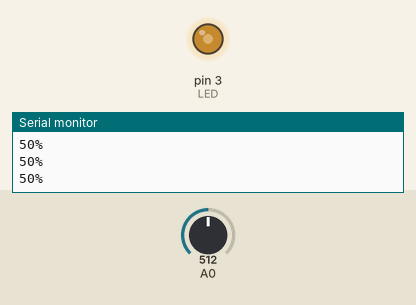
This sketch was run on a simulated Arduino Uno, built with avr-gcc and run on an emulated ATmega328P. On the bench: output pins drawn as LEDs (lit = HIGH), the last lines printed to the serial monitor. The test bench sets the inputs (shaded band); at power-on: A0 = 512.

Above: at 1.2 s.
1.3 s: A0 set to 716
At 2.5 s:
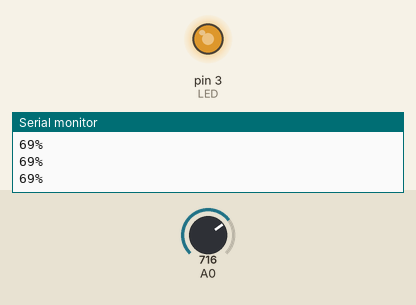
2.8 s: A0 set to 900
At 4.0 s:
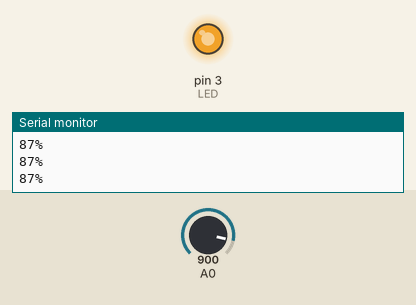
4.3 s: A0 set to 122
At 5.5 s:
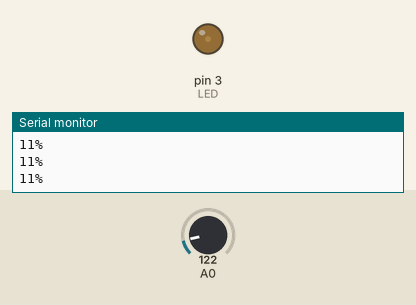
5.8 s: A0 set to 0
At 7.0 s:
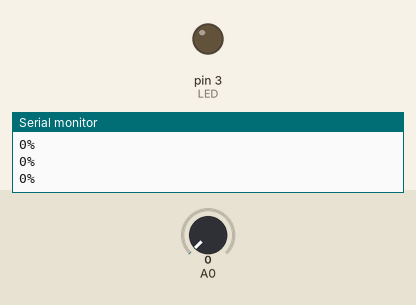
7.3 s: A0 set to 511
At 8.0 s:
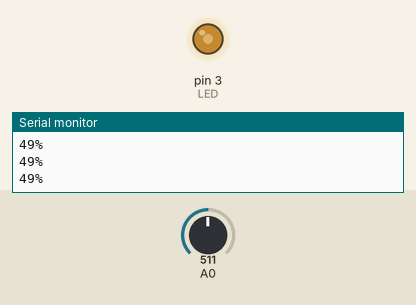
Timing chart, 0 to 9.8 s (numbered marks = the images above; inputs shaded):
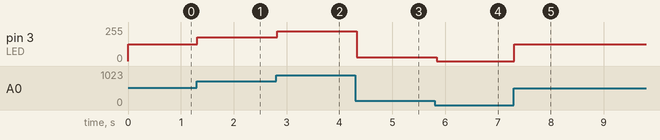

Measured:
- after the input at 1.3 s, pin 3 (LED): 127/255 → 178/255 at once
- after the input at 2.8 s, pin 3 (LED): 178/255 → 224/255 at once
- after the input at 4.3 s, pin 3 (LED): 224/255 → 30/255 at once
- after the input at 5.8 s, pin 3 (LED): 30/255 → 0/255 at once
- after the input at 7.3 s, pin 3 (LED): 0/255 → 127/255 at once

The sketch:

ej1_LED_Pot_monitor.ino
```cpp
// pin central potenciometro -> A0
// pin LED -> D3

#include <SPI.h>
#include <Wire.h>

int LED = 3;
int valueLED;
int valuePercent;

void setup() {
  Serial.begin(9600);
  Serial.println("Iniciando!");
  pinMode(LED, OUTPUT);
}

void loop() {
  int analogValue = analogRead(A0);
  int percent = map(analogValue, 0, 1023, 0, 100);
  int valueLED = map(analogValue, 0, 1023, 0, 255);

  analogWrite(LED, valueLED);

  Serial.print(percent);
  Serial.println("%");
  delay(50);
}
```
